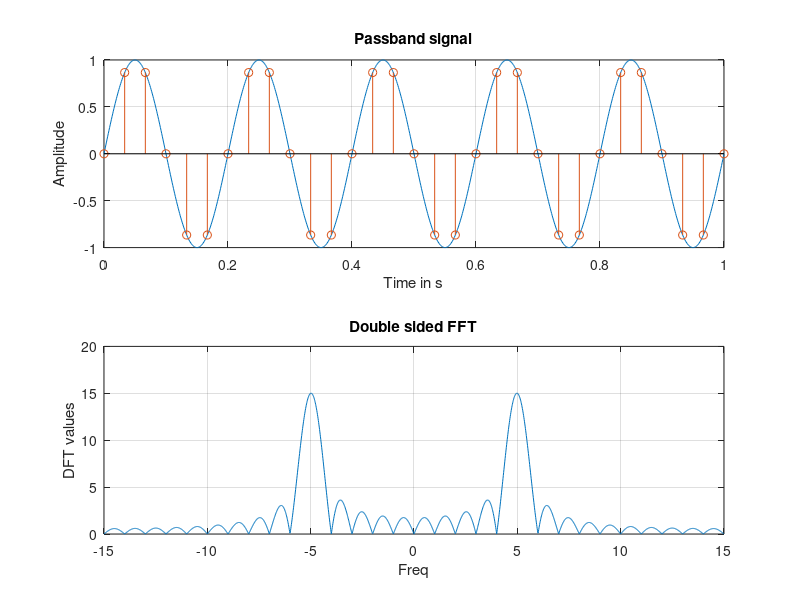

Source code (MATLAB):
clear;
clc;
f = input("enter pass band sample frequency: ");
fs_p = 1000;
t = 0:(1/fs_p):1;
x = sin(2*pi*f*t);
subplot(2,1,1);
plot(t,x);
title("Passband signal");
xlabel("Time in s");
ylabel("Amplitude");
grid on;
hold on;

fs = 30;
t = 0:1/fs:1;
samp = sin(2*pi*f*t);
stem(t,samp,'-o');
hold off;

pts = 1024*2;
X = fftshift(fft(samp,pts));
fvals = fs*(-pts/2:pts/2-1)/pts;
subplot(2,1,2);
plot(fvals,abs(X));
title("Double sided FFT");
xlabel("Freq");
ylabel("DFT values");
grid on;